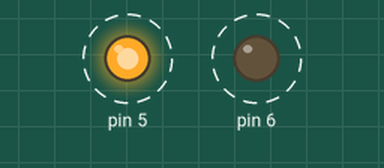
Simulated run of this sketch. Board: Arduino Uno, built with avr-gcc and run on an emulated ATmega328P. On the bench: output pins drawn as LEDs (lit = HIGH). Dashed ring = blinking.

Above: at 6.5 s.
Timing chart, 0 to 10.6 s (numbered marks = the images above):
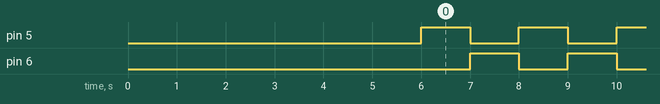

The sketch:

firstproject.ino
```cpp
void setup() {
  pinMode(5, OUTPUT);
  pinMode(6, OUTPUT);

  digitalWrite(5, LOW);
  digitalWrite(6, LOW);
  delay(6000);


}

void loop() {

  digitalWrite(6, LOW);
  digitalWrite(5, HIGH);
  delay(1000);
  digitalWrite(5, LOW);
  digitalWrite(6, HIGH);
  delay(1000);
}
```

Measured:
- by itself, pin 5, pin 6: alternates HIGH for 1.0 s and LOW for 1.0 s
